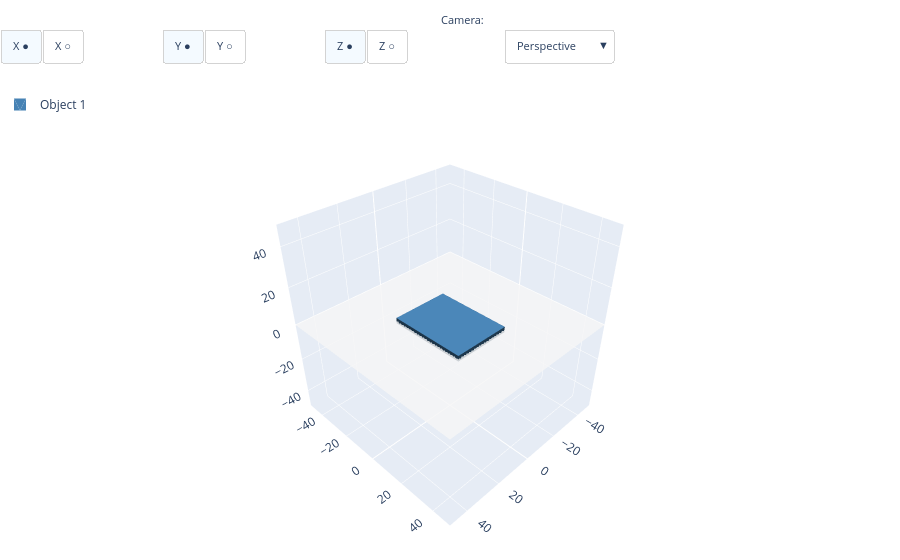

The notebook cell this image was saved under:
### Markdown cell above
### criação de caixas no cadquery
Antes de começar, vamos ver a criação de volumes básicos no cadquery e algumas opções do visualizador

### Code cell
box = cq.Workplane("XY").box(30 , 40, 3)
show(box, z=0)

### Figure 1 — Plotly figure (JSON) as saved in the notebook; plotly's stock layout.template omitted (floating-point values rounded to 4 significant figures)
{"data": [{"color": "whitesmoke", "hoverinfo": "skip", "i": [0, 0], "j": [1, 2], "k": [2, 3], "opacity": 0.8, "showlegend": false, "type": "mesh3d", "x": [-50, 50, 50, -50], "y": [-50, -50, 50, 50], "z": [0, 0, 0, 0]}, {"color": "steelblue", "flatshading": true, "i": [1, 1, 5, 5, 9, 11, 13, 15, 19, 19, 23, 23], "j": [2, 3, 4, 6, 10, 10, 12, 13, 16, 18, 21, 20], "k": [0, 2, 6, 7, 8, 9, 14, 14, 17, 16, 20, 22], "lighting": {"ambient": 0.4, "diffuse": 0.8, "specular": 0.2}, "name": "Object 1", "opacity": 1, "showlegend": true, "type": "mesh3d", "x": [-15, -15, -15, -15, 15, 15, 15, 15, -15, 15, -15, 15, -15, 15, -15, 15, -15, -15, 15, 15, -15, -15, 15, 15], "y": [-20, -20, 20, 20, -20, -20, 20, 20, -20, -20, -20, -20, 20, 20, 20, 20, -20, 20, -20, 20, -20, 20, -20, 20], "z": [-1.5, 1.5, -1.5, 1.5, -1.5, 1.5, -1.5, 1.5, -1.5, -1.5, 1.5, 1.5, -1.5, -1.5, 1.5, 1.5, -1.5, -1.5, -1.5, -1.5, 1.5, 1.5, 1.5, 1.5]}], "layout": {"annotations": [{"font": {"size": 11}, "showarrow": false, "text": "Axes:", "x": -0.01, "xanchor": "right", "xref": "paper", "y": 1.17, "yref": "paper"}, {"font": {"size": 11}, "showarrow": false, "text": "Camera:", "x": 0.54, "xanchor": "right", "xref": "paper", "y": 1.17, "yref": "paper"}], "legend": {"x": 0, "y": 1}, "margin": {"b": 0, "l": 0, "r": 0, "t": 90}, "scene": {"aspectmode": "manual", "aspectratio": {"x": 1, "y": 1, "z": 1}, "camera": {"eye": {"x": 1.5, "y": 1.5, "z": 1.5}, "projection": {"type": "perspective"}, "up": {"x": 0, "y": 0, "z": 1}}, "xaxis": {"backgroundcolor": "rgb(230, 236, 245)", "gridcolor": "white", "gridwidth": 1, "range": [-50, 50], "showbackground": true, "showgrid": true, "showline": false, "showspikes": true, "showticklabels": true, "title": {"text": ""}, "zeroline": true, "zerolinecolor": "white", "zerolinewidth": 2}, "yaxis": {"backgroundcolor": "rgb(230, 236, 245)", "gridcolor": "white", "gridwidth": 1, "range": [-50, 50], "showbackground": true, "showgrid": true, "showline": false, "showspikes": true, "showticklabels": true, "title": {"text": ""}, "zeroline": true, "zerolinecolor": "white", "zerolinewidth": 2}, "zaxis": {"backgroundcolor": "rgb(230, 236, 245)", "gridcolor": "white", "gridwidth": 1, "range": [-50, 50], "showbackground": true, "showgrid": true, "showline": false, "showspikes": true, "showticklabels": true, "title": {"text": ""}, "zeroline": true, "zerolinecolor": "white", "zerolinewidth": 2}}, "updatemenus": [{"active": 0, "bgcolor": "white", "bordercolor": "lightgray", "buttons": [{"args": [{"scene.xaxis": {"backgroundcolor": "rgb(230, 236, 245)", "gridcolor": "white", "gridwidth": 1, "range": [-50, 50], "showbackground": true, "showgrid": true, "showline": false, "showspikes": true, "showticklabels": true, "title": {"text": ""}, "zeroline": true, "zerolinecolor": "white", "zerolinewidth": 2}}], "label": "X ●", "method": "relayout"}, {"args": [{"scene.xaxis": {"range": [-50, 50], "showbackground": false, "showgrid": false, "showline": false, "showspikes": false, "showticklabels": false, "title": {"text": ""}, "zeroline": false}}], "label": "X ○", "method": "relayout"}], "direction": "right", "font": {"size": 11}, "showactive": true, "type": "buttons", "x": 0, "xanchor": "left", "y": 1.13, "yanchor": "top"}, {"active": 0, "bgcolor": "white", "bordercolor": "lightgray", "buttons": [{"args": [{"scene.yaxis": {"backgroundcolor": "rgb(230, 236, 245)", "gridcolor": "white", "gridwidth": 1, "range": [-50, 50], "showbackground": true, "showgrid": true, "showline": false, "showspikes": true, "showticklabels": true, "title": {"text": ""}, "zeroline": true, "zerolinecolor": "white", "zerolinewidth": 2}}], "label": "Y ●", "method": "relayout"}, {"args": [{"scene.yaxis": {"range": [-50, 50], "showbackground": false, "showgrid": false, "showline": false, "showspikes": false, "showticklabels": false, "title": {"text": ""}, "zeroline": false}}], "label": "Y ○", "method": "relayout"}], "direction": "right", "font": {"size": 11}, "showactive": true, "type": "buttons", "x": 0.18, "xanchor": "left", "y": 1.13, "yanchor": "top"}, {"active": 0, "bgcolor": "white", "bordercolor": "lightgray", "buttons": [{"args": [{"scene.zaxis": {"backgroundcolor": "rgb(230, 236, 245)", "gridcolor": "white", "gridwidth": 1, "range": [-50, 50], "showbackground": true, "showgrid": true, "showline": false, "showspikes": true, "showticklabels": true, "title": {"text": ""}, "zeroline": true, "zerolinecolor": "white", "zerolinewidth": 2}}], "label": "Z ●", "method": "relayout"}, {"args": [{"scene.zaxis": {"range": [-50, 50], "showbackground": false, "showgrid": false, "showline": false, "showspikes": false, "showticklabels": false, "title": {"text": ""}, "zeroline": false}}], "label": "Z ○", "method": "relayout"}], "direction": "right", "font": {"size": 11}, "showactive": true, "type": "buttons", "x": 0.36, "xanchor": "left", "y": 1.13, "yanchor": "top"}, {"active": 0, "bgcolor": "white", "bordercolor": "lightgray", "buttons": [{"args": [{"scene.aspectmode": "manual", "scene.aspectratio": {"x": 1, "y": 1, "z": 1}, "scene.camera": {"eye": {"x": 1.5, "y": 1.5, "z": 1.5}, "projection": {"type": "perspective"}, "up": {"x": 0, "y": 0, "z": 1}}}], "label": "Perspective", "method": "relayout"}, {"args": [{"scene.aspectmode": "manual", "scene.aspectratio": {"x": 1, "y": 1, "z": 1}, "scene.camera": {"eye": {"x": 2.5, "y": 2.5, "z": 2.5}, "projection": {"type": "orthographic"}, "up": {"x": 0, "y": 0, "z": 1}}}], "label": "Orthographic", "method": "relayout"}], "direction": "down", "font": {"size": 11}, "showactive": true, "type": "dropdown", "x": 0.56, "xanchor": "left", "y": 1.13, "yanchor": "top"}]}}
